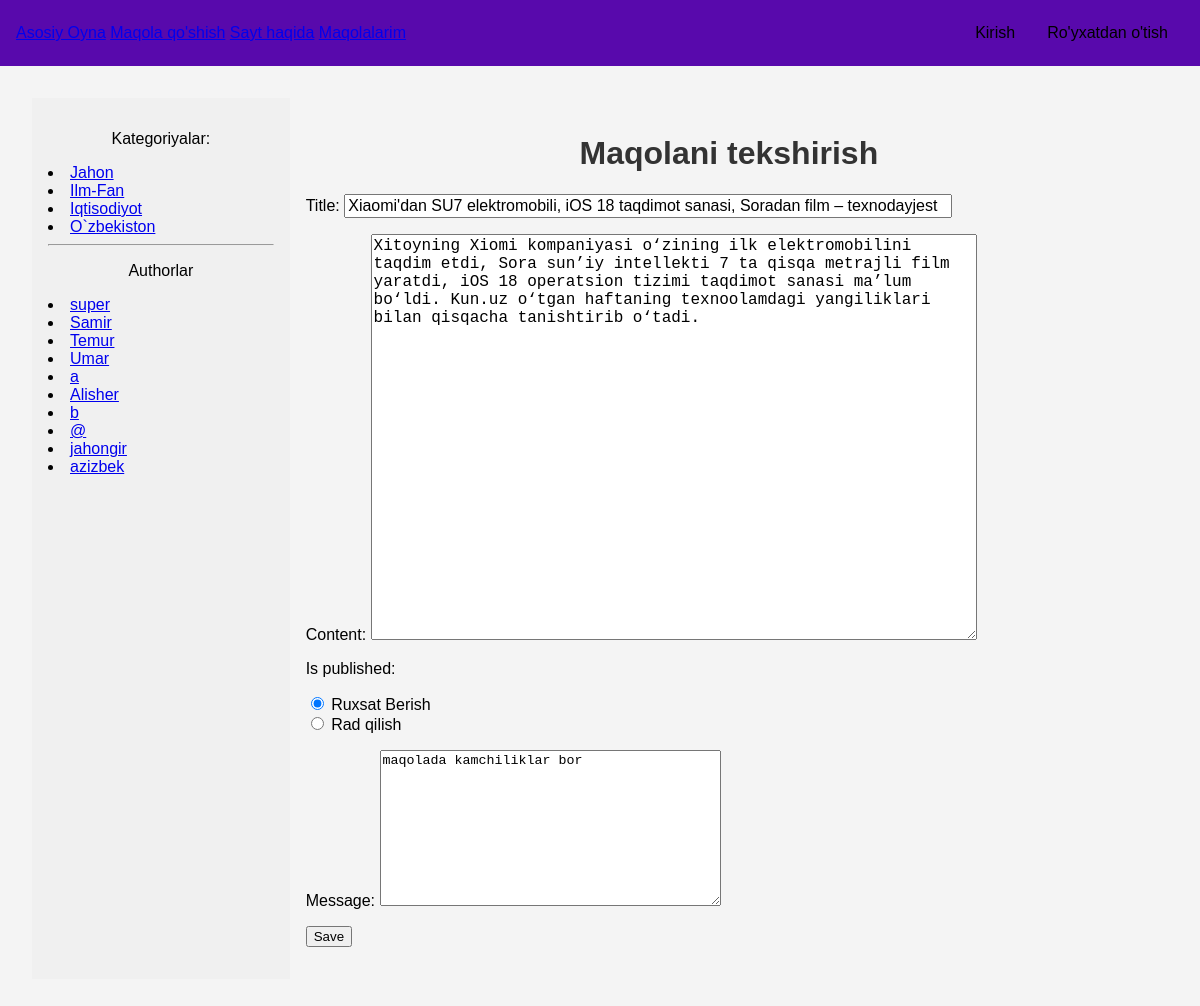
Screenshot of /update/xiaomidan-su7-elektromobili-ios-18-taqdimot-sanasi-soradan-film-texnodayjest/ with the database file from the repository.
### core/models.py (models this page shows, shortened)
class Category(models.Model):
    name = models.CharField(max_length=100, db_index=True, verbose_name="Katigoriya")
    author = models.ForeignKey(get_user_model(), on_delete=models.SET_NULL, null=True, blank=True, verbose_name="Muharir")
    slug = models.SlugField(max_length=255, unique=True, db_index=True)
    class Meta:
        verbose_name = 'Katigoriya'
        verbose_name_plural = 'Katigoriya'

class Maqola(models.Model):
    title = models.CharField(max_length=100, verbose_name="Title")
    slug = models.SlugField(max_length=255, unique=True, db_index=True, verbose_name="Slug",
                            validators=[
                                MinLengthValidator(3, message="Min simvol 3"),
                                MaxLengthValidator(100, message="Max simvol 100")
                            ])
    content = models.TextField(verbose_name="Content")
    author = models.ForeignKey(get_user_model(), on_delete=models.SET_NULL, related_name='posts', null=True, default=None)
    is_published = models.BooleanField(default=False, verbose_name="Ruxsat")
    rejection=models.BooleanField(default=False,verbose_name="Rad etish")
    message=models.TextField(null=True,verbose_name="Message",)
    time_create = models.DateTimeField(auto_now_add=True, verbose_name="Yaratilgan vaqti")
    time_update = models.DateTimeField(auto_now=True, verbose_name="O'zgartirilgan vaqti")
    cat = models.ForeignKey(Category, on_delete=models.CASCADE, related_name='posts', verbose_name="Katigoriya")
    class Meta:
        verbose_name = "Maqola"
        verbose_name_plural = "Maqolalar"
        ordering = ['-time_create']
        indexes = [
            models.Index(fields=['-time_create'])
        ]

### core/views.py (the view, shortened to what this page needs)
# urls.py: path('update/<slug:slug>/', UpdatePage.as_view(), name='update'),
class UpdatePage(UpdateView):
    form_class = UpdateForm
    template_name = 'core/updatepage.html'
    success_url = reverse_lazy('muharir')
    def get_queryset(self):
        return Maqola.objects.all()  # Yoki kerakli querysetni aniqlang
    def get_context_data(self, **kwargs):
        context = super().get_context_data(**kwargs)
        context['menu'] = menufunc(self.request.user)
        context['title'] = 'Maqolani tekshirish'
        return context

### core/forms.py
class UpdateForm(forms.ModelForm):
    IS_PUBLISHED_CHOICES = [
        (True, 'Ruxsat Berish'),
        (False, 'Rad qilish')
    ]
    is_published = forms.ChoiceField(
        choices=IS_PUBLISHED_CHOICES,
        widget=forms.RadioSelect
    )
    class Meta:
        model = Maqola
        fields = ['title', 'content', 'is_published',"message"]  # Barcha ustunlarni ko'rsatish
        widgets = {
            'is_published': forms.RadioSelect(),
            'rejection': forms.RadioSelect(),
            'message ':forms.Textarea(attrs={'cols': 40, 'rows': 30})
        }
    def __init__(self, *args, **kwargs):
        super(UpdateForm, self).__init__(*args, **kwargs)
        self.fields['title'].widget.attrs['readonly'] = True
        self.fields['content'].widget.attrs['readonly'] = True
        self.fields['title'].widget.attrs['style'] = 'width: 600px; font-size: 16px;'
        self.fields['content'].widget.attrs['style'] = 'width: 600px; height: 400px; font-size: 16px;'

### core/templatetags/show_tags.py (called while the page is built)
@register.inclusion_tag('core/list_cats.html')
def show_categories(cat_selected=0):
    cats = Category.objects.all()
    return {'cats': cats, 'cat_selected': cat_selected}

@register.inclusion_tag('core/list_cats_main.html')
def show_user_for_main(cat_selected=0):
    users = get_user_model().objects.all()
    return {'users': users, 'cat_selected': cat_selected}

### core/views.py (called while the page is built)
def menufunc(user):
    if user.is_authenticated and user.groups.filter(name='Muharirlar').exists():
        return [
            {"title": "Asosiy Oyna", 'url_name': 'home'},
            {"title": "Maqola qo'shish", 'url_name': 'add_page'},
            {"title": "Sayt haqida", 'url_name': 'about'},
            {"title": "Maqolalarim", 'url_name': 'users:maqolam'},
            {"title": "Muharirlar Kabineti", 'url_name': 'muharir'},
        ]
    else:
        return [
            {"title": "Asosiy Oyna", 'url_name': 'home'},
            {"title": "Maqola qo'shish", 'url_name': 'add_page'},
            {"title": "Sayt haqida", 'url_name': 'about'},
            {"title": "Maqolalarim", 'url_name': 'users:maqolam'}
        ]

### core/templates/core/updatepage.html (shortened to what this page needs)
{% extends "base.html" %}
{% block content %}
<h1>{{ title }}</h1>
<form action="" method="post" enctype="multipart/form-data" class="custom-form">
     {{form.as_p}}
    <p><button type="submit" class="custom-button">Save</button></p>
</form>
{% endblock content %}

### core/templates/core/list_cats.html
{% for cat in cats %}
    {% if cat.slug == cat_selected %}
        <li class="selected">{{ cat.name }}</li>
    {% else %}
        <li><a href="{% url 'category' cat.slug %}">{{ cat.name }}</a></li>
    {% endif %}
{% endfor %}

### core/templates/core/list_cats_main.html
{% if users %}
    <p style=" text-align: center;">Authorlar</p>
        {% for user in users %}
            {% if user.id == cat_selected %}
                <li class="selected">{{ user.username }}</li>
            {% else %}
                <li><a href="{% url 'author_main' user.id %}">{{ user.username }}</a></li>
            {% endif %}
        {% endfor %}
{% endif %}

### core/static/css/style.css (style rules this page uses)
body { font-family: Arial, sans-serif; margin: 0; padding: 0; background-color: #f4f4f4; }
body { font-family: Arial, sans-serif; background-color: #f4f4f4; margin: 0; padding: 0; }
h1 { text-align: center; color: #333; }

### rows the page displays
Category: name "Jahon"
Category: name "Ilm-Fan"
Category: name "Iqtisodiyot"
Category: name "O`zbekiston"
Maqola: title "Xiaomi'dan SU7 elektromobili, iOS 18 taqdimot sanasi, Soradan film – texnodayjest", content "Xitoyning Xiomi kompaniyasi o‘zining ilk elektromobilini taqdim etdi, Sora sun’iy intellekti 7 ta qisqa metrajli film yaratdi, iOS 18 operatsion tizimi taqdimot sanasi ma’lum bo‘ldi. Kun.uz o‘tgan haftaning texnoolamdagi yangiliklari bilan qisqacha tanishtirib o‘tadi.", is_published "☑ Ruxsat Berish ☐ Rad qilish", message "maqolada kamchiliklar bor"

### other values shown
{{ m.title }} "Asosiy Oyna" "Maqola qo'shish" "Sayt haqida" "Maqolalarim"
{{ user.username }} "super"
{{ user.username }} "Samir"
{{ user.username }} "Temur"
{{ user.username }} "Umar"
{{ user.username }} "a"
{{ user.username }} "Alisher"
{{ user.username }} "b"
{{ user.username }} "@"
{{ user.username }} "jahongir"
{{ user.username }} "azizbek"
{{ title }} "Maqolani tekshirish"
